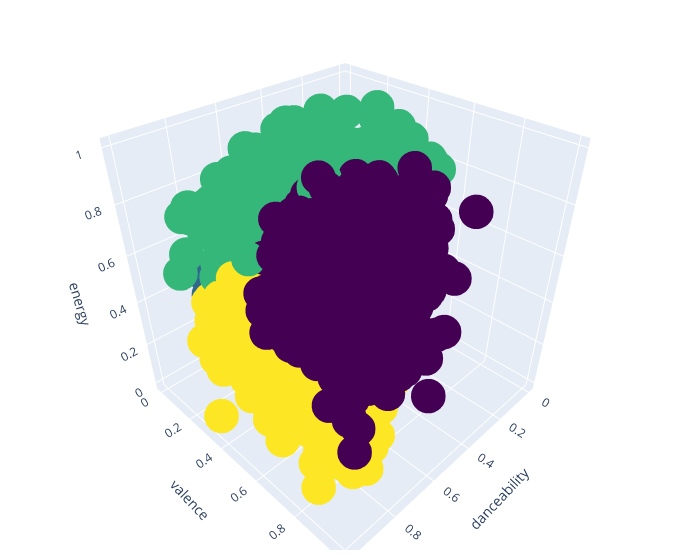

Notebook cell for this chart:
### Code cell
fig = go.Figure(data=[go.Scatter3d(x=data['danceability'], y=data['valence'], z=data['energy'],
                                   mode='markers',
                                   customdata=data['full_name'],
                                   hovertemplate= "Danceabiliy %{x} <br> Valence %{y} </br> Energy %{z} <br> name %{customdata}",
                                   marker=dict(
                                         size=12,
                                         color=data['cluster'],
                                         colorscale='Viridis'))])

fig.update_layout(scene = dict(
                    xaxis_title='danceability',
                    yaxis_title='valence',
                    zaxis_title='energy'),
                    width=700,
                    margin=dict(r=20, b=10, l=10, t=10))

fig.show()

### Figure 1 — Plotly figure (JSON) as saved in the notebook; plotly's stock layout.template omitted (floating-point values rounded to 4 significant figures; data arrays with more than 128 entries replaced by an {"elided": "..."} marker saying what was removed)
{"data": [{"customdata": {"elided": "2521 str values"}, "hovertemplate": "Danceabiliy %{x} <br> Valence %{y} </br> Energy %{z} <br> name %{customdata}", "marker": {"color": {"elided": "2521 int values"}, "colorscale": [[0, "#440154"], [0.1111, "#482878"], [0.2222, "#3e4989"], [0.3333, "#31688e"], [0.4444, "#26828e"], [0.5556, "#1f9e89"], [0.6667, "#35b779"], [0.7778, "#6ece58"], [0.8889, "#b5de2b"], [1, "#fde725"]], "size": 12}, "mode": "markers", "type": "scatter3d", "x": {"elided": "2521 float values"}, "y": {"elided": "2521 float values"}, "z": {"elided": "2521 float values"}}], "layout": {"margin": {"b": 10, "l": 10, "r": 20, "t": 10}, "scene": {"xaxis": {"title": {"text": "danceability"}}, "yaxis": {"title": {"text": "valence"}}, "zaxis": {"title": {"text": "energy"}}}, "width": 700}}
